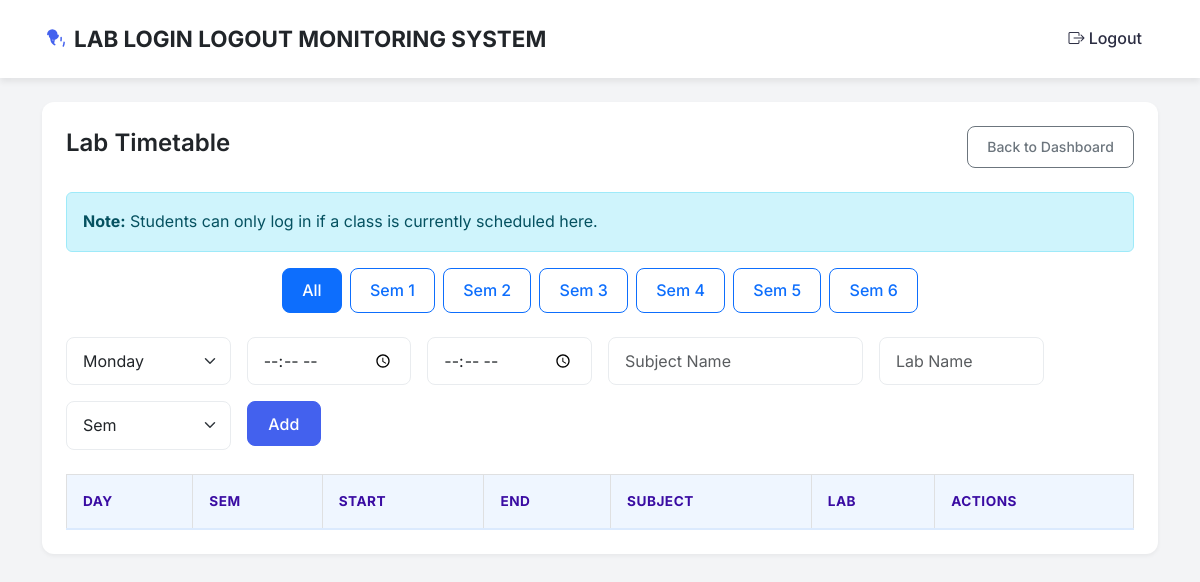
Page /timetable (signed in) on the earlier database version.
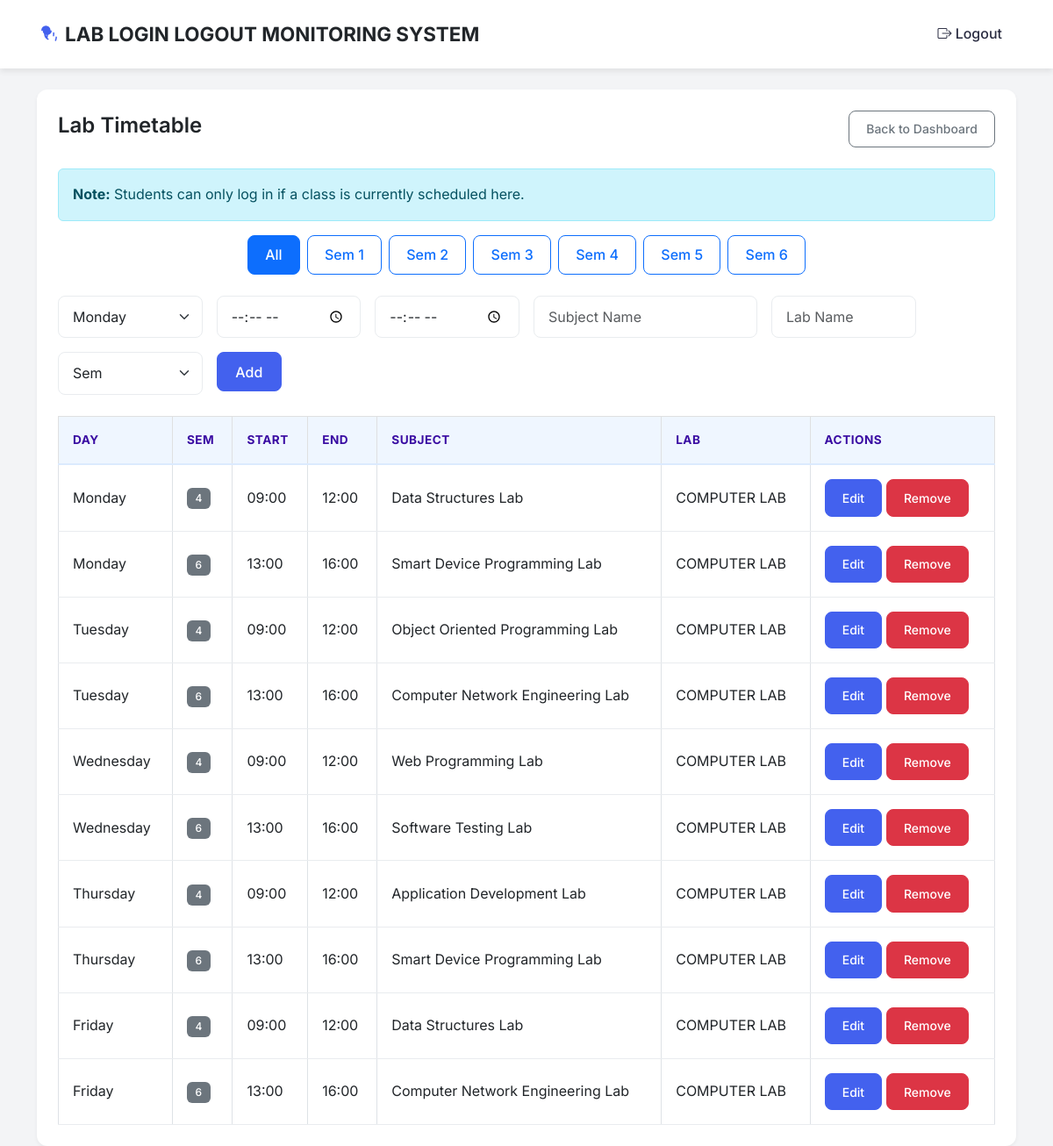
Same page on the later database version.
### database.py (models this page shows)
class Timetable(db.Model):
    id = db.Column(db.Integer, primary_key=True)
    day = db.Column(db.String(10), nullable=False) # Monday, Tuesday...
    start_time = db.Column(db.String(10), nullable=False) # HH:MM
    end_time = db.Column(db.String(10), nullable=False)   # HH:MM
    subject = db.Column(db.String(100), nullable=False)
    lab_name = db.Column(db.String(100), nullable=False)
    semester = db.Column(db.String(10), nullable=False, default="1")

### app.py (the view, shortened to what this page needs)
@app.route('/timetable', methods=['GET', 'POST'])
@login_required
def timetable():
    semester_filter = request.args.get('semester')
    if semester_filter:
        entries = Timetable.query.filter_by(semester=semester_filter).all()
    else:
        entries = Timetable.query.all()
    return render_template('timetable.html', entries=entries, current_semester=semester_filter)

### app.py (called while the page is built)
@login_manager.user_loader
def load_user(user_id):
    return Admin.query.get(int(user_id))

@app.context_processor
def inject_device_status():
    is_connected = (time.time() - last_heartbeat_time) < 5
    return dict(is_device_connected=is_connected, manual_class=manual_class_status)

@app.context_processor
def inject_manual_status():
    return dict(manual_session=manual_session)

### templates/timetable.html (shortened to what the changed rows need)
{% extends 'base.html' %}
{% block content %}
<div class="row">
    <div class="col-md-12">
        <div class="card p-4">
            <div class="table-responsive">
                <table class="table table-bordered">
                    <thead class="table-light">
                        <tr>
                            <th>Day</th>
                            <th>Sem</th>
                            <th>Start</th>
                            <th>End</th>
                            <th>Subject</th>
                            <th>Lab</th>
                            <th>Actions</th>
                        </tr>
                    </thead>
                    <tbody>
                        {% for entry in entries %}
                        <tr>
                            <td>{{ entry.day }}</td>
                            <td><span class="badge bg-secondary">{{ entry.semester }}</span></td>
                            <td>{{ entry.start_time }}</td>
                            <td>{{ entry.end_time }}</td>
                            <td>{{ entry.subject }}</td>
                            <td>{{ entry.lab_name }}</td>
                            <td>
                                <a href="{{ url_for('edit_timetable', id=entry.id) }}"
                                    class="btn btn-sm btn-primary">Edit</a>
                                <form action="{{ url_for('delete_timetable', id=entry.id) }}" method="POST"
                                    class="d-inline" onsubmit="return confirm('Are you sure?')">
                                    <button type="submit" class="btn btn-sm btn-danger">Remove</button>
                                </form>
                            </td>
                        </tr>
                        {% endfor %}
                    </tbody>
                </table>
            </div>
        </div>
    </div>
</div>
{% endblock %}

Differences in the rows shown:
added Timetable: day "Monday", semester "4", start_time "09:00", end_time "12:00", subject "Data Structures Lab", lab_name "COMPUTER LAB"
added Timetable: day "Monday", semester "6", start_time "13:00", end_time "16:00", subject "Smart Device Programming Lab", lab_name "COMPUTER LAB"
added Timetable: day "Tuesday", semester "4", start_time "09:00", end_time "12:00", subject "Object Oriented Programming Lab", lab_name "COMPUTER LAB"
added Timetable: day "Tuesday", semester "6", start_time "13:00", end_time "16:00", subject "Computer Network Engineering Lab", lab_name "COMPUTER LAB"
added Timetable: day "Wednesday", semester "4", start_time "09:00", end_time "12:00", subject "Web Programming Lab", lab_name "COMPUTER LAB"
added Timetable: day "Wednesday", semester "6", start_time "13:00", end_time "16:00", subject "Software Testing Lab", lab_name "COMPUTER LAB"
added Timetable: day "Thursday", semester "4", start_time "09:00", end_time "12:00", subject "Application Development Lab", lab_name "COMPUTER LAB"
added Timetable: day "Thursday", semester "6", start_time "13:00", end_time "16:00", subject "Smart Device Programming Lab", lab_name "COMPUTER LAB"
added Timetable: day "Friday", semester "4", start_time "09:00", end_time "12:00", subject "Data Structures Lab", lab_name "COMPUTER LAB"
added Timetable: day "Friday", semester "6", start_time "13:00", end_time "16:00", subject "Computer Network Engineering Lab", lab_name "COMPUTER LAB"
